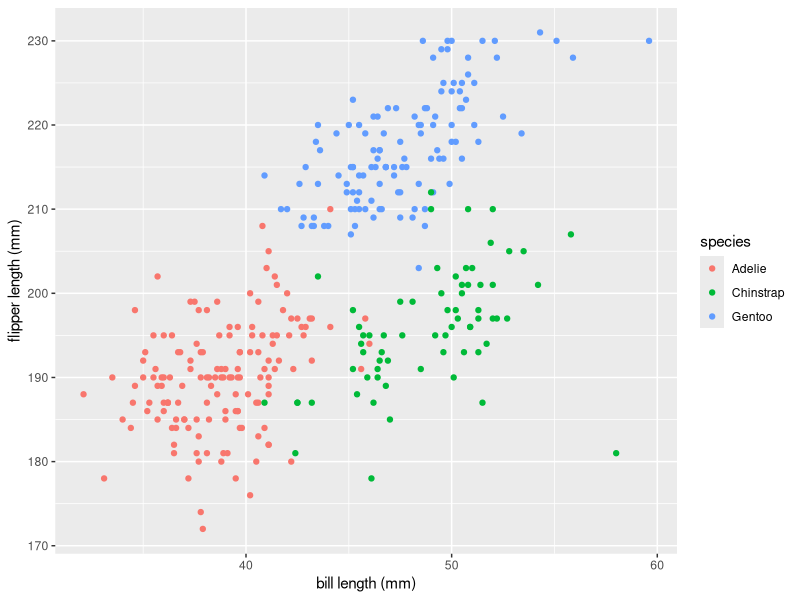
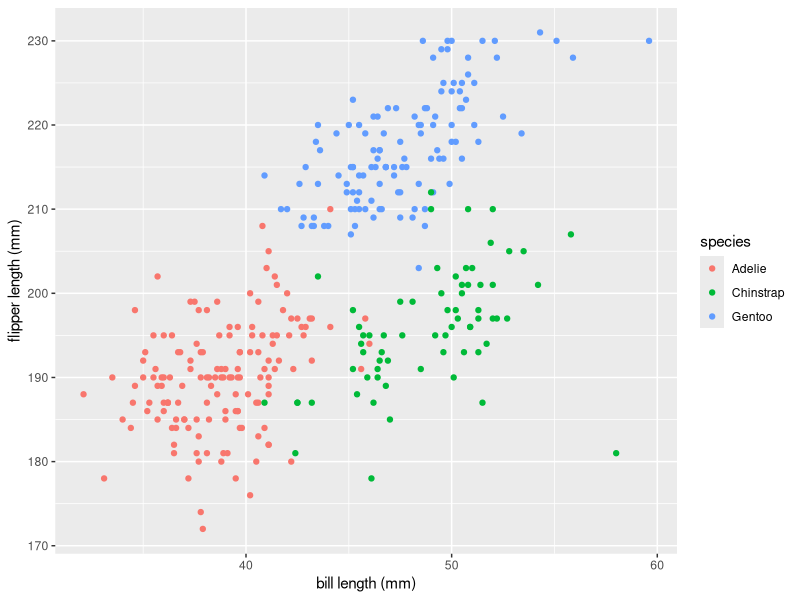

The R source for these figures, in order:
## ---- chunk 1
library(tidyverse)
## ---- chunk 2
prob1_df = 
  tibble(
    samp = rnorm(10),
    samp_gt_0 = samp > 0,
    char_vec = c("a", "b", "c", "d", "e", "f", "g", "h", "i", "j"),
    factor_vec = factor(c("low", "low", "low", "mod", "mod", "mod", "mod", "high", "high", "high"))
  )
## ---- chunk 3
mean(pull(prob1_df, samp))
mean(pull(prob1_df, samp_gt_0))
mean(pull(prob1_df, char_vec))
mean(pull(prob1_df, factor_vec))
## ---- chunk 4
as.numeric(pull(prob1_df, samp))
as.numeric(pull(prob1_df, samp_gt_0))
as.numeric(pull(prob1_df, char_vec))
as.numeric(pull(prob1_df, factor_vec))
## ---- chunk 5
as.numeric(pull(prob1_df, samp_gt_0)) * pull(prob1_df, samp)
## ---- chunk 6
as.factor(pull(prob1_df, samp_gt_0)) * pull(prob1_df, samp)
## ---- chunk 7
as.numeric(as.factor(pull(prob1_df, samp_gt_0))) * pull(prob1_df, samp)
## ---- chunk 8
prob1_df$samp

pull(prob1_df, samp)

prob1_df[["samp"]]
## ---- chunk 9
data("penguins", package = "palmerpenguins")
head(penguins)
## ---- chunk 10
ggplot(na.omit(penguins), aes(x = bill_length_mm, y = flipper_length_mm, color = species)) + geom_point() + xlab("bill length (mm)") + ylab("flipper length (mm)")

ggsave("scatter_plot.pdf", height = 4, width = 4)
